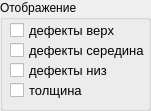
  <widget class="QGroupBox" name="groupBox_mnemo_flags">
   <property name="geometry">
    <rect>
     <x>360</x>
     <y>320</y>
     <width>151</width>
     <height>111</height>
    </rect>
   </property>
   <property name="layoutDirection">
    <enum>Qt::LeftToRight</enum>
   </property>
   <property name="title">
    <string>Отображение</string>
   </property>
   <widget class="QCheckBox" name="checkBox_layer_0">
    <property name="geometry">
     <rect>
      <x>10</x>
      <y>20</y>
      <width>121</width>
      <height>21</height>
     </rect>
    </property>
    <property name="font">
     <font>
      <pointsize>10</pointsize>
     </font>
    </property>
    <property name="text">
     <string>дефекты верх</string>
    </property>
   </widget>
   <widget class="QCheckBox" name="checkBox_layer_1">
    <property name="geometry">
     <rect>
      <x>10</x>
      <y>40</y>
      <width>141</width>
      <height>21</height>
     </rect>
    </property>
    <property name="font">
     <font>
      <pointsize>10</pointsize>
     </font>
    </property>
    <property name="text">
     <string>дефекты середина</string>
    </property>
   </widget>
   <widget class="QCheckBox" name="checkBox_layer_2">
    <property name="geometry">
     <rect>
      <x>10</x>
      <y>60</y>
      <width>121</width>
      <height>21</height>
     </rect>
    </property>
    <property name="font">
     <font>
      <pointsize>10</pointsize>
     </font>
    </property>
    <property name="text">
     <string>дефекты низ</string>
    </property>
   </widget>
   <widget class="QCheckBox" name="checkBox_layer_thick">
    <property name="geometry">
     <rect>
      <x>10</x>
      <y>80</y>
      <width>121</width>
      <height>21</height>
     </rect>
    </property>
    <property name="font">
     <font>
      <pointsize>10</pointsize>
     </font>
    </property>
    <property name="text">
     <string>толщина</string>
    </property>
   </widget>
  </widget>
